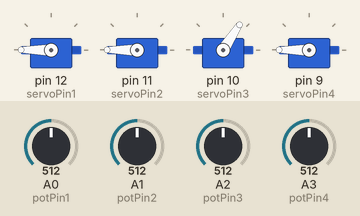
A sketch run on a simulated Arduino Uno, built with avr-gcc and run on an emulated ATmega328P. Shown: 4 × servo. Inputs (shaded band) come from the test bench; at power-on: A1 (potPin2) = 512, A3 (potPin4) = 512, A0 (potPin1) = 512, A2 (potPin3) = 512.

Above: at 1.32 s.
1.7 s: A1 (potPin2) set to 306
At 1.99 s:
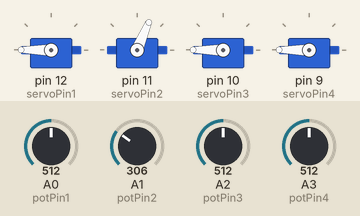
5.2 s: A3 (potPin4) set to 716
9.0 s: A0 (potPin1) set to 30
At 10.01 s:
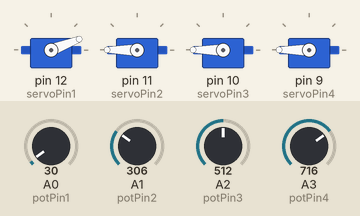
12.5 s: A2 (potPin3) set to 30
At 13.82 s:
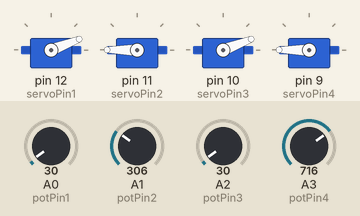
16.0 s: A3 (potPin4) set to 490
At 16.67 s:
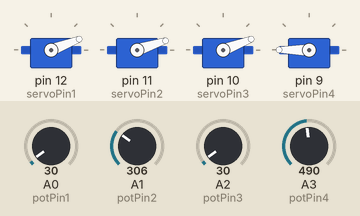
19.8 s: A1 (potPin2) set to 510
Timing chart, 0 to 24.6 s (numbered marks = the images above; inputs shaded):
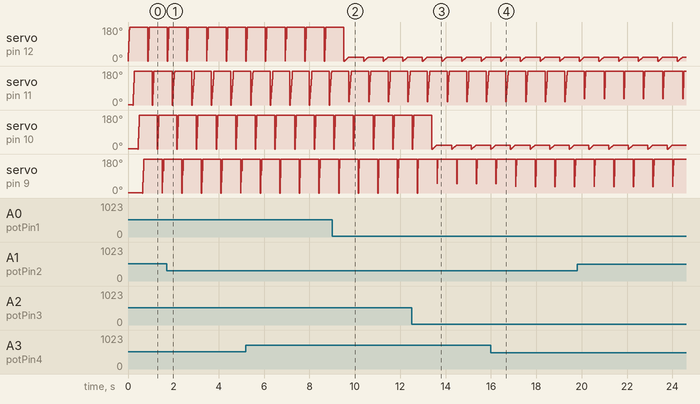

The sketch:

ServoControlPWM.ino
```cpp
// Controls the 4 servos using potentiometers and mapping it to radians

// C++ code
// Rotimi
// Ruth

//https://omartronics.com/arduino-servo-motor-control-guide-for-sg90-pca9685/
//https://industrialmonitordirect.com/blogs/knowledgebase/calibrating-arduino-sg90-servos-pulse-width-range-and-torque?srsltid=AYCX9vJEkRLajNQU8QlfJY4QHhvyCjOh0MFMgOo5bbeqRzk3QJdfHMS1

#include <Servo.h>

#define potPin1 A0
#define potPin2 A1
#define potPin3 A2
#define potPin4 A3

#define servoPin1 12
#define servoPin2 11
#define servoPin3 10
#define servoPin4 9

Servo servo1, servo2, servo3, servo4;

const int minPulse_us = 500;
const int maxPulse_us = 2500;

const float pi = 3.14159;

float curAngle1 = pi/2, curAngle2 = pi/2, curAngle3 = pi/2, curAngle4 = pi/2;

void moveServo(Servo &s, float targetRad, float currentRad, float durationMs) {
  if (abs(targetRad - currentRad) <= ((2.0/360.0)*2*pi)) return; // ignore tiny noise shifts (2 degrees allowance)

  const float steps = 50.0f; //50 steps reduce jerkiness can be changed
  float delta = ((targetRad - currentRad)*2*pi) / steps;
  float delayMs = durationMs / steps;

  for (int i = 0; i <= steps; i++) {
    float nextRad = currentRad + delta * i;
    long us = minPulse_us + (long)((maxPulse_us - minPulse_us) * (nextRad / 180.0f));
    s.writeMicroseconds(us);
    delay((int)delayMs);
  }
}

void setup() {
  servo1.attach(servoPin1);
  servo2.attach(servoPin2);
  servo3.attach(servoPin3);
  servo4.attach(servoPin4);

  servo1.write(curAngle1);
  servo2.write(curAngle2);
  servo3.write(curAngle3);
  servo4.write(curAngle4);
}

void loop() {
  float target1 = map(analogRead(potPin1), 0, 1023, 0, 180);
  float target2 = map(analogRead(potPin2), 0, 1023, 0, 180);
  float target3 = map(analogRead(potPin3), 0, 1023, 0, 180);
  float target4 = map(analogRead(potPin4), 0, 1023, 0, 180);

  moveServo(servo1, target1, curAngle1, 200);
  moveServo(servo2, target2, curAngle2, 200);
  moveServo(servo3, target3, curAngle3, 200);
  moveServo(servo4, target4, curAngle4, 200);

  delay(20);
}
```

Measured:
- by itself, servo on pin 11 (servoPin2): repeats every 0.87 s: 92° 0.02 s, 151° 0.01 s, 180° 0.81 s, 33° 0.02 s
- by itself, servo on pin 9 (servoPin4): repeats every 0.87 s: 89° 0.02 s, 146° 0.01 s, 180° 0.81 s, 32° 0.02 s
- by itself, servo on pin 12 (servoPin1), servo on pin 10 (servoPin3): repeats every 0.87 s: 1° 0.02 s, 3° 0.03 s, 6° 0.02 s, 9° 0.03 s, 12° 0.02 s, 15° 0.02 s, 17° 0.02 s, 20° 0.02 s, 21° 0.64 s, 0° 0.03 s
